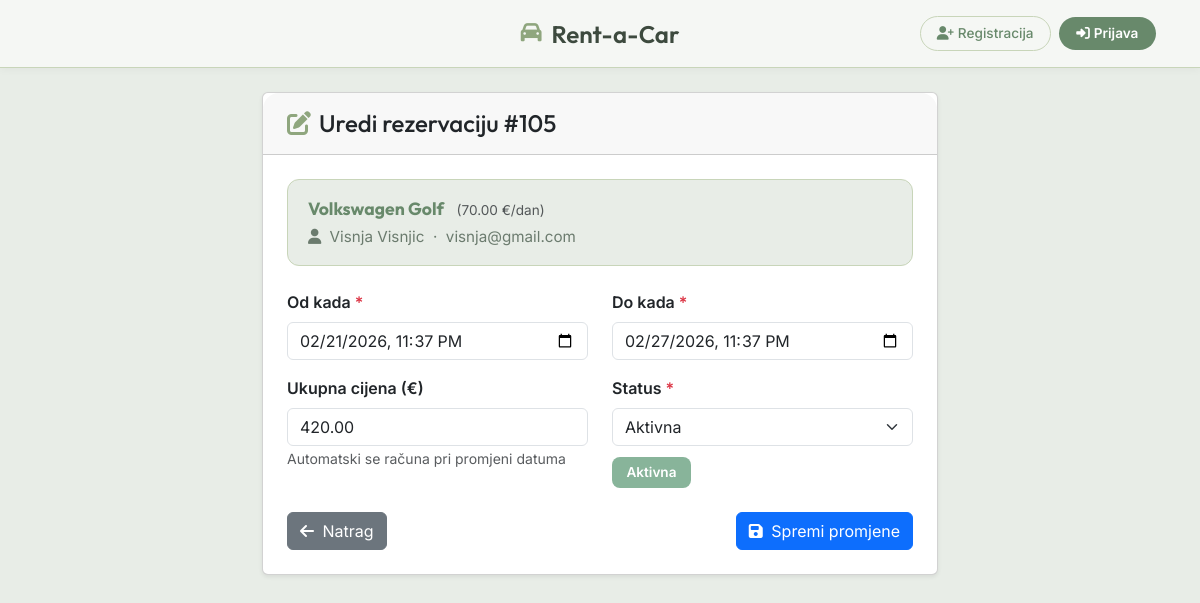
Page /uredi_rezervaciju.php?id=105 on the committed database.
### tables this page shows
CREATE TABLE `rezervacije` (
  `IDRezervacija` int(11) NOT NULL,
  `VoziloID` int(11) NOT NULL,
  `KorisnikID` int(11) NOT NULL,
  `DatumRezervacije` datetime NOT NULL DEFAULT current_timestamp(),
  `DatumPocetka` datetime NOT NULL,
  `DatumZavrsetka` datetime NOT NULL,
  `UkupnaCijena` decimal(10,2) NOT NULL,
  `StatusRezervacije` varchar(20) DEFAULT 'aktivna',
  `AccountID` int(10) UNSIGNED DEFAULT NULL
);

CREATE TABLE `vozila` (
  `IDVozilo` int(11) NOT NULL,
  `Naziv` char(25) NOT NULL,
  `Model` char(25) DEFAULT NULL,
  `TipVozila` varchar(30) DEFAULT 'Limuzina',
  `CijenaKoristenjaDnevno` float NOT NULL,
  `Raspolozivost` enum('Dostupno','Nije dostupno','Rezervirano') NOT NULL DEFAULT 'Dostupno'
);

CREATE TABLE `korisnici` (
  `IDKorisnici` int(11) NOT NULL,
  `ImeKorisnika` char(25) NOT NULL,
  `PrezimeKorisnika` char(25) NOT NULL,
  `KontaktKorisnika` char(40) DEFAULT NULL
);

### uredi_rezervaciju.php (the view, shortened to what this page needs)
<?php
include("db__connection.php");
if (isset($_GET['id'])) {
    $id = intval($_GET['id']);
    $query = "SELECT r.*, k.ImeKorisnika, k.PrezimeKorisnika, k.KontaktKorisnika,
                     v.Naziv AS VoziloNaziv, v.Model AS VoziloModel, v.CijenaKoristenjaDnevno
              FROM rezervacije r
              JOIN korisnici k ON r.KorisnikID = k.IDKorisnici
              JOIN vozila v ON r.VoziloID = v.IDVozilo
              WHERE r.IDRezervacija = ?";
    $stmt = mysqli_prepare($db, $query);
    mysqli_stmt_bind_param($stmt, "i", $id);
    mysqli_stmt_execute($stmt);
    $result = mysqli_stmt_get_result($stmt);
    $rez = mysqli_fetch_assoc($result);
}
?>
<!doctype html>
<html lang="hr">
<head>
    <link href="https://cdn.jsdelivr.net/npm/bootstrap@5.0.2/dist/css/bootstrap.min.css" rel="stylesheet">
    <link rel="stylesheet" href="https://cdnjs.cloudflare.com/ajax/libs/font-awesome/6.0.0/css/all.min.css">
</head>
<body>
<?php include("navigacija.php"); ?>
<div class="container py-4" style="max-width: 700px;">
    <div class="card shadow-sm">
        <div class="card-header py-3 px-4">
            <h4 class="mb-0" style="font-family:'Outfit',sans-serif;">
                <i class="fas fa-edit me-2" style="color:#8FA67E;"></i>Uredi rezervaciju #<?= $rez['IDRezervacija'] ?>
            </h4>
        </div>
        <div class="card-body p-4">
            <div class="vehicle-info-box">
                <strong><?= htmlspecialchars($rez['VoziloNaziv'] . ' ' . $rez['VoziloModel']) ?></strong>
                <span class="text-muted ms-2" style="font-size:0.85rem;">(<?= number_format($rez['CijenaKoristenjaDnevno'], 2) ?> €/dan)</span>
                <div class="mt-1" style="color:var(--text-secondary);">
                    <i class="fas fa-user me-1"></i>
                    <?= htmlspecialchars($rez['ImeKorisnika'] . ' ' . $rez['PrezimeKorisnika']) ?>
                    <?php if ($rez['KontaktKorisnika']): ?>
                        &nbsp;·&nbsp; <?= htmlspecialchars($rez['KontaktKorisnika']) ?>
                    <?php endif; ?>
                </div>
            </div>
            <form method="POST">
                <div class="row mb-3">
                    <div class="col-md-6">
                        <label class="form-label fw-semibold">Od kada <span class="text-danger">*</span></label>
                        <input type="datetime-local" class="form-control" name="odKada" id="odKada"
                               value="<?= date('Y-m-d\TH:i', strtotime($rez['DatumPocetka'])) ?>" required>
                    </div>
                    <div class="col-md-6">
                        <label class="form-label fw-semibold">Do kada <span class="text-danger">*</span></label>
                        <input type="datetime-local" class="form-control" name="doKada" id="doKada"
                               value="<?= date('Y-m-d\TH:i', strtotime($rez['DatumZavrsetka'])) ?>" required>
                    </div>
                </div>
                <div class="row mb-3">
                    <div class="col-md-6">
                        <label class="form-label fw-semibold">Ukupna cijena (€)</label>
                        <input type="number" step="0.01" class="form-control" name="ukupnaCijena" id="ukupnaCijena"
                               value="<?= number_format($rez['UkupnaCijena'], 2, '.', '') ?>" required>
                        <small class="text-muted">Automatski se računa pri promjeni datuma</small>
                    </div>
                    <div class="col-md-6">
                        <label class="form-label fw-semibold">Status <span class="text-danger">*</span></label>
                        <select class="form-select" name="status" id="statusSelect" required>
                            <option value="Aktivna"     <?= $rez['StatusRezervacije'] == 'Aktivna'     ? 'selected' : '' ?>>Aktivna</option>
                        </select>
                        <div id="statusPreview" class="mt-1"></div>
                    </div>
                </div>
                <div class="d-flex justify-content-between mt-4">
                    <a href="pregled_rezervacija.php" class="btn btn-secondary">
                        <i class="fas fa-arrow-left me-1"></i> Natrag
                    </a>
                    <button type="submit" class="btn btn-primary">
                        <i class="fas fa-save me-1"></i> Spremi promjene
                    </button>
                </div>
            </form>
        </div>
    </div>
</div>
</body>
</html>

### uredi_rezervaciju.php (style rules this page uses)
:root { --bg-secondary: #E8EDE7; --accent-green: #68896B; --accent-sage: #8FA67E; --accent-light: #C8D5B9; --text-primary: #3d4a3e; --text-secondary: #6B7B6E; --white: #ffffff; }
body { background-color: var(--bg-secondary); font-family: 'Inter', sans-serif; color: var(--text-primary); }
.card { border-radius: 16px; border: 1px solid var(--accent-light); }
.card-header { background: var(--white); border-radius: 16px 16px 0 0 !important; border-bottom: 1px solid var(--accent-light); }
.form-control, .form-select { border: 1px solid var(--accent-light); border-radius: 10px; color: var(--text-primary); }
.btn-primary { background-color: var(--accent-green); border: none; border-radius: 10px; }
.btn-secondary { background-color: var(--bg-secondary); border: none; color: var(--text-primary); border-radius: 10px; }
.vehicle-info-box { background: var(--bg-secondary); border-radius: 12px; padding: 1rem 1.25rem; border: 1px solid var(--accent-light); margin-bottom: 1.5rem; font-size: 0.95rem; }
.vehicle-info-box strong { color: var(--accent-green); font-family: 'Outfit', sans-serif; font-size: 1.1rem; }

### navigacija.php (style rules this page uses)
:root { --bg-primary: #F5F7F4; --bg-secondary: #E8EDE7; --text-primary: #3d4a3e; --text-secondary: #6B7B6E; --accent-green: #68896B; --accent-sage: #8FA67E; --accent-light: #C8D5B9; --white: #ffffff; --shadow-sm: 0 2px 8px rgba(0,0,0,0.04); --shadow-md: 0 4px 12px rgba(0,0,0,0.08); --transition: all 0.3s cubic-bezier(0.4,0,0.2,1); }
* { margin:0; padding:0; box-sizing:border-box; }
body { font-family:'Inter',-apple-system,sans-serif; background-color:var(--bg-secondary); }
html { scroll-behavior:smooth; }

### rows in the picture
rezervacije: IDRezervacija "105", VoziloID.Model "Volkswagen Golf", VoziloID.CijenaKoristenjaDnevno "70.00", KorisnikID.PrezimeKorisnika "Visnja Visnjic", KorisnikID.KontaktKorisnika "visnja@gmail.com", odKada "02/21/2026 23:37", doKada "02/27/2026 23:37", ukupnaCijena "420.00", status "Aktivna"
